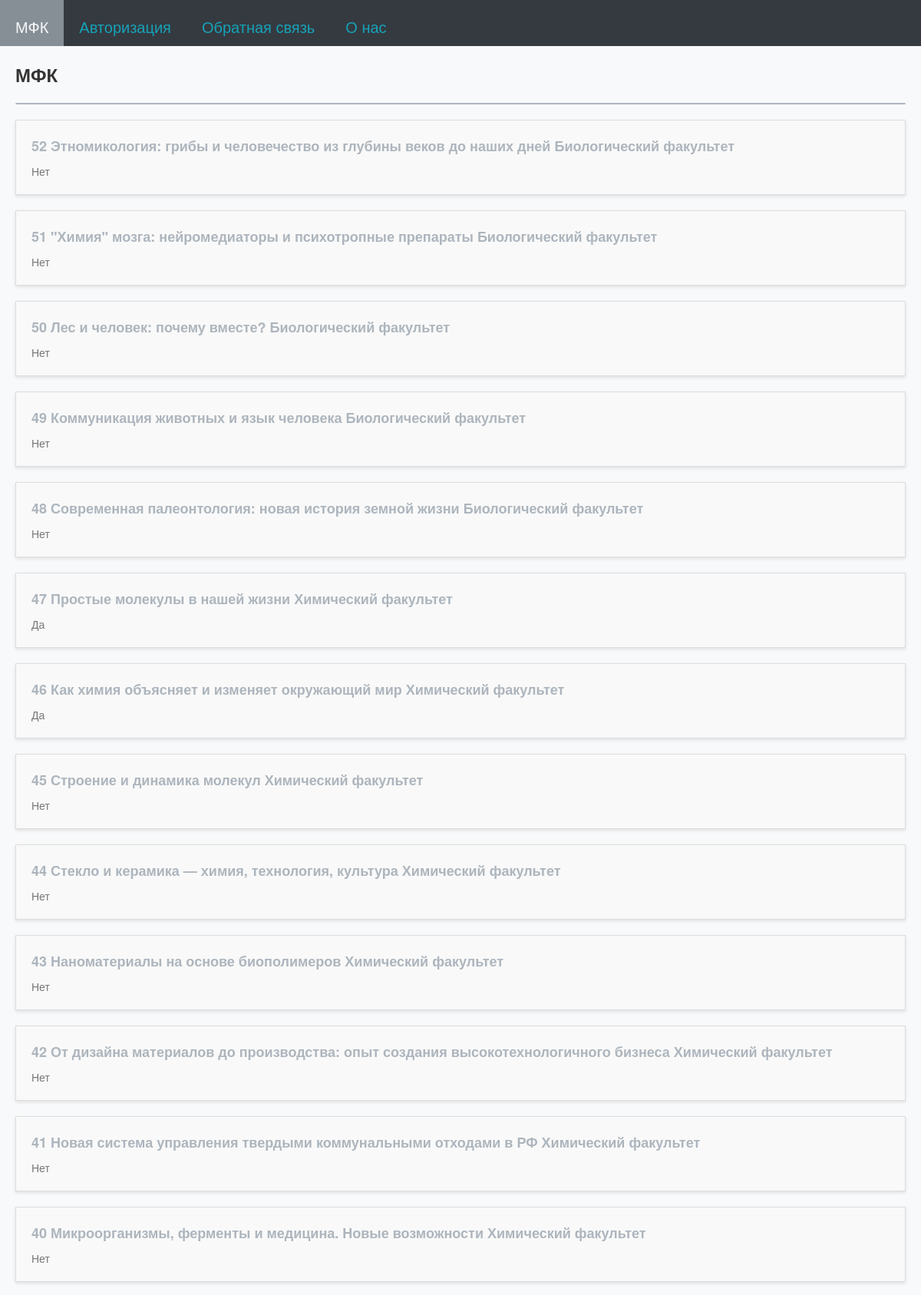
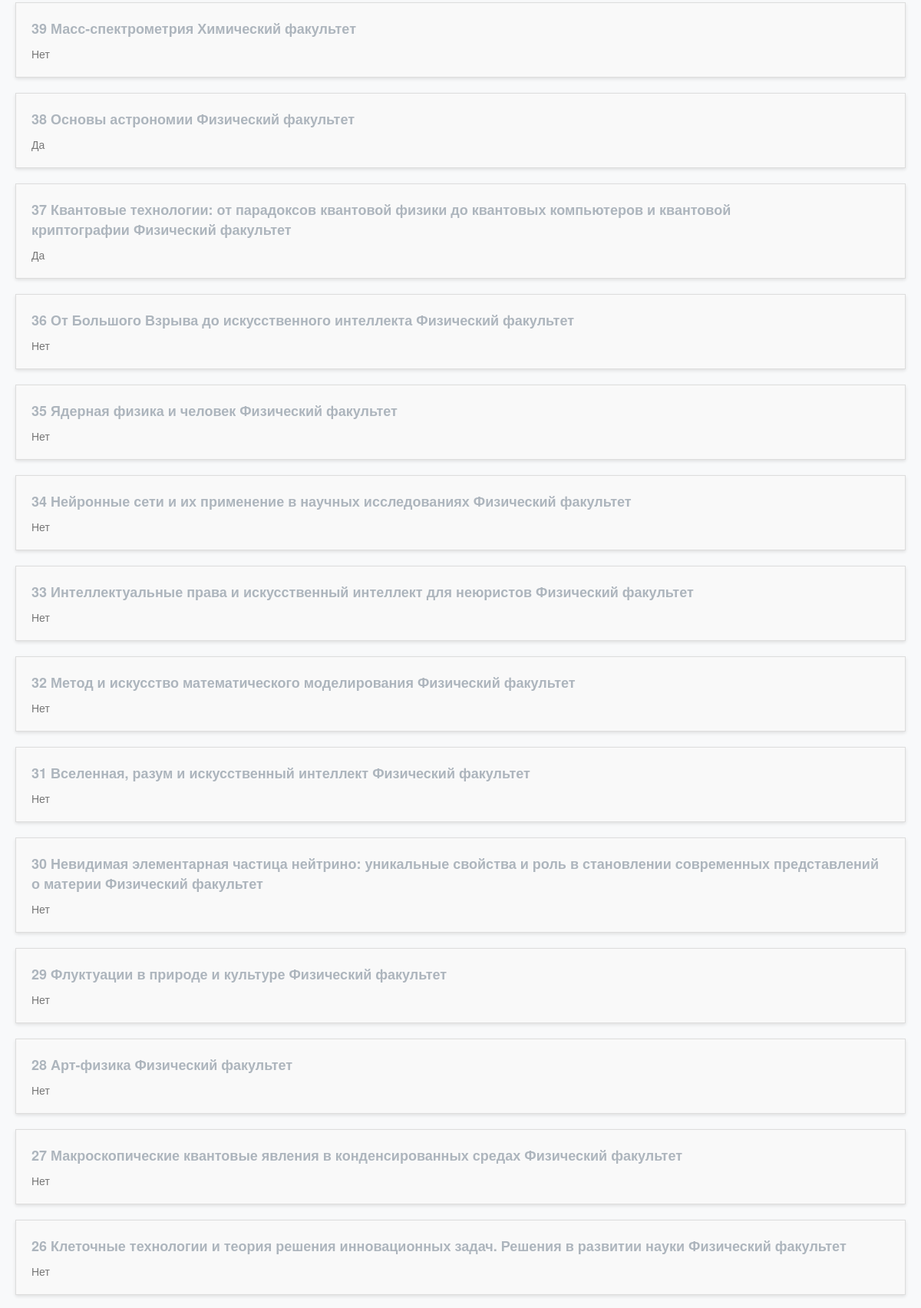
The page / (upper part) on the database its author committed (2 pictures, top to bottom).
### tables this page shows
CREATE TABLE mfk (
id integer PRIMARY KEY AUTOINCREMENT,
name text,
faculty text,
online text,
openclose text,
score text
);

### testApp.py (the view)
@app.route("/dict")
@app.route("/")
def dict():
    return render_template('dict.html', my_text='МФК', menu=menu, mfk_table=dbase.getMfkAnonce())

### FDataBase.py (called while the page is built)
    def getMfkAnonce(self):
        try:
            self.__cur.execute(f"SELECT id, name, faculty, online FROM mfk ORDER BY id DESC")
            res = self.__cur.fetchall()
            if res: return res
        except sqlite3.Error as e:
            print("Ошибка получения статьи из БД " + str(e))
        return []

### testApp.py (called while the page is built)
def connect_db():
    conn = sqlite3.connect(app.config['DATABASE'])
    conn.row_factory = sqlite3.Row
    return conn

def get_db():
    if not hasattr(g, 'link_db'):
        g.link_db = connect_db()
    return g.link_db

@app.before_request
def before_request():
    global dbase
    db = get_db()
    dbase = FDataBase(db)

### templates/dict.html
{% extends 'index.html' %}
{% block content %}
    <ul class="list-posts">
        {% for m in mfk_table %}
            <li>
                <p class="title">
                    <a class="my_a" href="{{ url_for('showMfk', alias=m.id)}}">{{ m.id }}&nbsp;{{m.name}}&nbsp;{{m.faculty}}</a>
                </p>
                <p class="annonce">{{ m.online }}</p>
            </li>
        {% endfor %}
    </ul>
{% endblock %}

### templates/index.html (shortened to what this page needs)
<!DOCTYPE html>
<html lang="en">
    <link type="text/css" href={{url_for('static', filename="css/style.css")}} rel="stylesheet" />
    <head>
    </head>
    <body>
        <div class="mainmenu header">
            {% for m in menu %}
                <a href="{{m.url}}">
                    <div class="block">
                        {{m.title}}
                    </div>
                </a>
            {% endfor %}
        </div>
        <div class="content">
            <h2>{{ my_text }}</h2>
            <hr>
            <div class="between_hr">
                {% block content %}{% endblock %}
            </div>
            <br>Вернуться на <a class="my_a" href="/dict">главную</a> страницу.
        </div>
    </body>
</html>

### static/css/style.css (style rules this page uses)
body { font-family: 'Helvetica Neue', Helvetica, sans-serif; margin: 0; padding: 0; background-color: #f8f9fa; }
.header { position: fixed; top: 0; left: 0; width: 100%; background-color: #343a40; height: 60px; z-index: 9999; font-color: #17a2b8; }
.mainmenu { margin: 0; padding: 0; font-size: 20px; overflow: hidden color: #17a2b8; }
.block { float: left; height: 20px; padding: 20px; color: #17a2b8; background-color: #343a40; }
.content { margin: 80px 20px 20px 20px; color: #333; }
a { color: #007bff; text-decoration: none; }
.between_hr { margin: 20px 0 30px 0; }
hr { border: 1.25px solid #adb5bd; border-radius: 1px; }
ul.list-posts { list-style: none; margin: 0; padding: 0; }
ul.list-posts li { margin: 20px 0; padding: 20px; border: 1px solid #ddd; background: #f9f9f9; box-shadow: 0px 2px 4px rgba(0, 0, 0, 0.1); }
ul.list-posts .title { margin: 0; font-size: 18px; font-weight: bold; color: #333; }
ul.list-posts .annonce { margin: 10px 0 0 0; font-size: 14px; color: #777; }
.my_a { color: #adb5bd; }
:root { --primary-colour: #f8f9fa; --secondary-colour: hsl(38 90% 55%); --star-colour: hsl(38 90% 55%); }

### rows shown on the page
mfk: id "52", name "Этномикология: грибы и человечество из глубины веков до наших дней", faculty "Биологический факультет", online "Нет"
mfk: id "51", name "\"Химия\" мозга: нейромедиаторы и психотропные препараты", faculty "Биологический факультет", online "Нет"
mfk: id "50", name "Лес и человек: почему вместе?", faculty "Биологический факультет", online "Нет"
mfk: id "49", name "Коммуникация животных и язык человека", faculty "Биологический факультет", online "Нет"
mfk: id "48", name "Современная палеонтология: новая история земной жизни", faculty "Биологический факультет", online "Нет"
mfk: id "47", name "Простые молекулы в нашей жизни", faculty "Химический факультет", online "Да"
mfk: id "46", name "Как химия объясняет и изменяет окружающий мир", faculty "Химический факультет", online "Да"
mfk: id "45", name "Строение и динамика молекул", faculty "Химический факультет", online "Нет"
mfk: id "44", name "Стекло и керамика — химия, технология, культура", faculty "Химический факультет", online "Нет"
mfk: id "43", name "Наноматериалы на основе биополимеров", faculty "Химический факультет", online "Нет"
mfk: id "42", name "От дизайна материалов до производства: опыт создания высокотехнологичного бизнеса", faculty "Химический факультет", online "Нет"
mfk: id "41", name "Новая система управления твердыми коммунальными отходами в РФ", faculty "Химический факультет", online "Нет"
mfk: id "40", name "Микроорганизмы, ферменты и медицина. Новые возможности", faculty "Химический факультет", online "Нет"
mfk: id "39", name "Масс-спектрометрия", faculty "Химический факультет", online "Нет"
mfk: id "38", name "Основы астрономии", faculty "Физический факультет", online "Да"
mfk: id "37", name "Квантовые технологии: от парадоксов квантовой физики до квантовых компьютеров и квантовой криптографии", faculty "Физический факультет", online "Да"
mfk: id "36", name "От Большого Взрыва до искусственного интеллекта", faculty "Физический факультет", online "Нет"
mfk: id "35", name "Ядерная физика и человек", faculty "Физический факультет", online "Нет"
mfk: id "34", name "Нейронные сети и их применение в научных исследованиях", faculty "Физический факультет", online "Нет"
mfk: id "33", name "Интеллектуальные права и искусственный интеллект для неюристов", faculty "Физический факультет", online "Нет"
mfk: id "32", name "Метод и искусство математического моделирования", faculty "Физический факультет", online "Нет"
mfk: id "31", name "Вселенная, разум и искусственный интеллект", faculty "Физический факультет", online "Нет"
mfk: id "30", name "Невидимая элементарная частица нейтрино: уникальные свойства и роль в становлении современных представлений о материи", faculty "Физический факультет", online "Нет"
mfk: id "29", name "Флуктуации в природе и культуре", faculty "Физический факультет", online "Нет"
mfk: id "28", name "Арт-физика", faculty "Физический факультет", online "Нет"
mfk: id "27", name "Макроскопические квантовые явления в конденсированных средах", faculty "Физический факультет", online "Нет"
mfk: id "26", name "Клеточные технологии и теория решения инновационных задач. Решения в развитии науки", faculty "Физический факультет", online "Нет"

### other values the page prints
{{ m.title }} "МФК" "Авторизация" "Обратная связь" "О нас"
{{ my_text }} "МФК"
